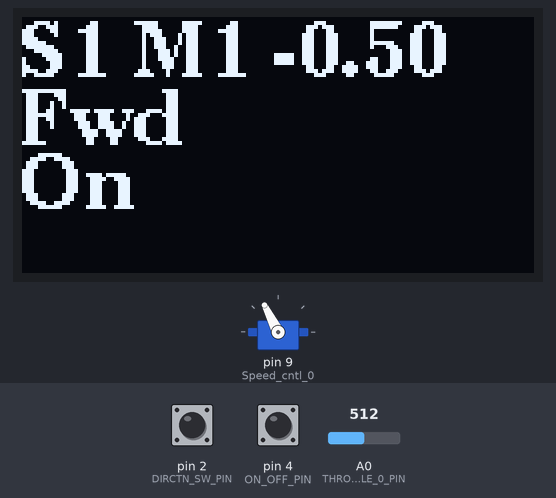
A sketch run on a simulated Arduino Uno, built with avr-gcc and run on an emulated ATmega328P. Shown: 128×64 one-colour display, servo. The test bench sets the inputs (shaded band); at power-on: pin 4 (ON_OFF_PIN) HIGH, A0 (THROTTLE_0_PIN) = 512, pin 2 (DIRCTN_SW_PIN) HIGH.

Above: at 1.2 s.
1.3 s: pin 4 (ON_OFF_PIN) pulled LOW for 0.25 s
At 2.3 s:
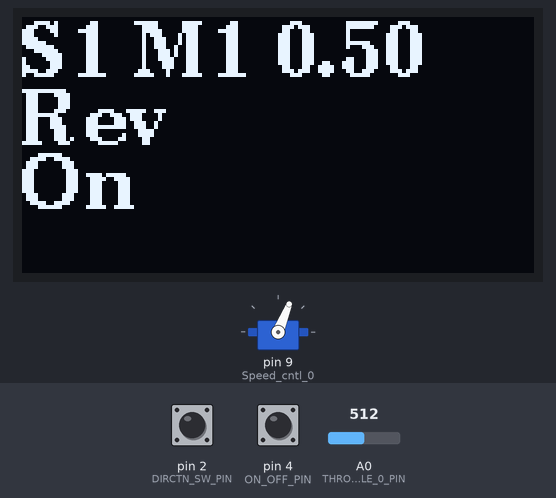
3.3 s: A0 (THROTTLE_0_PIN) set to 716
At 3.8 s:
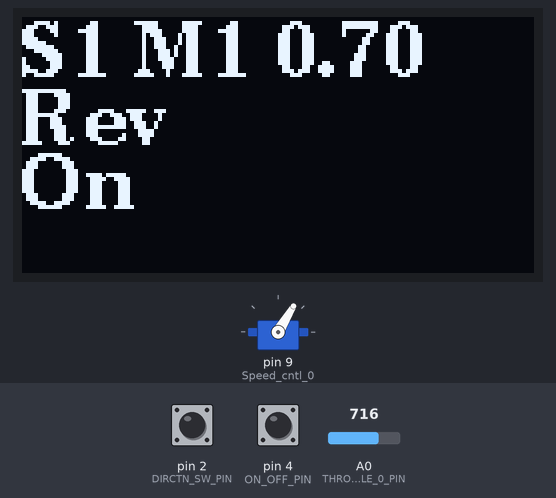
5.0 s: A0 (THROTTLE_0_PIN) set to 122
At 5.9 s:
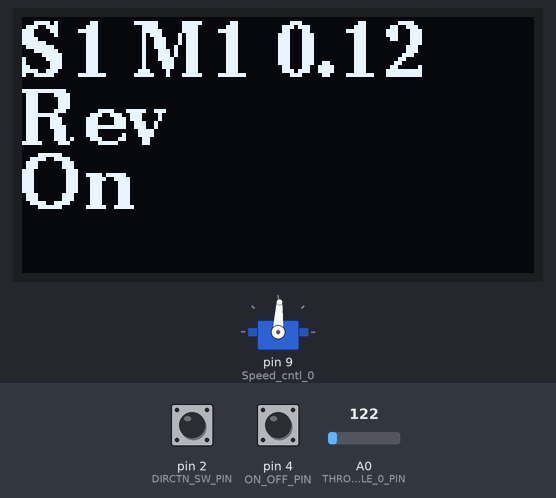
6.7 s: pin 4 (ON_OFF_PIN) pulled LOW for 0.25 s
At 7.09 s:
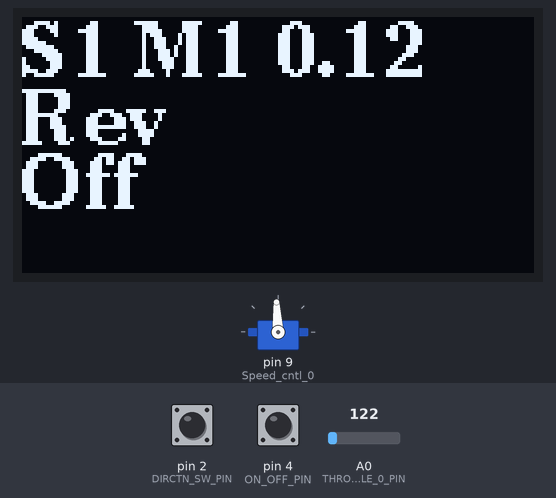
Timing chart, 0 to 9.4 s (numbered marks = the images above; inputs shaded):
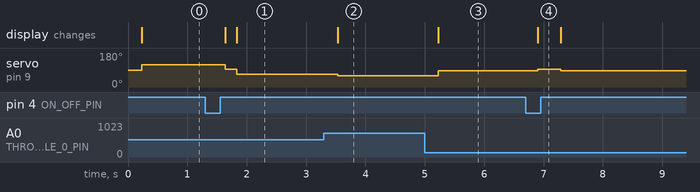

Measured:
- after the input at 1.3 s, servo on pin 9 (Speed_cntl_0): 117° → 93° after 0.34 s, → 68° 0.19 s later; the display: first changes after 0.34 s (image 1 shows a later state)
- after the input at 3.3 s, servo on pin 9 (Speed_cntl_0): 68° → 59° after 0.24 s; the display: changes after 0.24 s (image 2)
- after the input at 5.0 s, servo on pin 9 (Speed_cntl_0): 59° → 87° after 0.23 s; the display: changes after 0.23 s (image 3)
- after the input at 6.7 s, servo on pin 9 (Speed_cntl_0): 87° → 93° after 0.21 s, → 87° 0.38 s later; the display: changes after 0.21 s (image 4)

The sketch:

OLED2Test.ino
```cpp
//OLED2Test.ino
// OLEDTest.ino
#include <U8g2lib.h>
#include <Servo.h>

#define THROTTLE_0_PIN A0
int DIRCTN_SW_PIN = 2;
int ON_OFF_PIN = 4;

U8G2_SSD1306_128X64_NONAME_2_HW_I2C u8g2(U8G2_R0);
Servo Speed_cntl_0;
int I_THROTTLE_MAX = 500;
double D_THROTTLE_MAX = I_THROTTLE_MAX;
int iThrottle0Val = 0;
double dThrottle0Val = 0.0;
int iServoCenter = 1500;
int iServo0Val = iServoCenter;
int iDirctnVal = 0;
String sDirection = "Fwd";
int iOnSw = 0;
String sOnSw = "Off";

void setup(void) {
  u8g2.begin();
  Speed_cntl_0.attach(9);
  pinMode(DIRCTN_SW_PIN, INPUT_PULLUP);
  pinMode(ON_OFF_PIN, INPUT_PULLUP);
}

void loop(void) {

  /*
  read speed control on/off switch
  set the appropriate literal
  and if speed control is off, read the direction switch
  DO NOT CHANGE MOTOR DIRECTION WHILE RUNNING
  */
  iOnSw = digitalRead(ON_OFF_PIN);
  if (iOnSw == LOW) {
    sOnSw = "Off";
    iDirctnVal = digitalRead(DIRCTN_SW_PIN);
  } else {
    sOnSw = "On";
  }

  /*
  read speed control potentiometer and convert to throttle range limit
  convert to double for calcs
  */
  iThrottle0Val = map(analogRead(THROTTLE_0_PIN),0,1023,0,I_THROTTLE_MAX);
  dThrottle0Val = iThrottle0Val;

  /*
  PWM speed control signal is in the range of 1000 to 2000
  where 1000 is full reverse, 1500 is stop, and 2000 is full forward
  use integers for the PWM control
  translate to range of 1 to -1 for use in WPILib speed range programming
  */
  if (iDirctnVal == LOW) {
    iServo0Val = iServoCenter + iThrottle0Val;
    dThrottle0Val = 0.0 - (dThrottle0Val / D_THROTTLE_MAX);
    sDirection = "Fwd";
  } else {
    iServo0Val = iServoCenter - iThrottle0Val;
    dThrottle0Val = 0.0 + (dThrottle0Val / D_THROTTLE_MAX);
    sDirection = "Rev";
  }

  u8g2.firstPage();
  do {
    u8g2.setFont(u8g2_font_ncenB14_tr);
    u8g2.setCursor(0,15);
    String str1 = "S1 M1 ";
    u8g2.print(str1);
    u8g2.print(dThrottle0Val);
    u8g2.setCursor(0,32);
    u8g2.print(sDirection);
    u8g2.setCursor(0,48);
    u8g2.print(sOnSw);
  } while ( u8g2.nextPage() );
  if (sOnSw == "Off") {
    iServo0Val = iServoCenter;
  }
  Speed_cntl_0.writeMicroseconds(iServo0Val);
  //delay(200);
}
```
